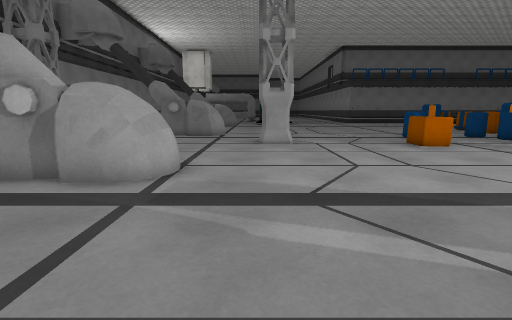
[1] (above)

17 first-person views from a walk through a 3-D level made in the Unity game engine. The camera is 1.2 m above the floor, tilts 10° down and sees 85° across. The floor is counted in squares, 1 m on a side. Each view is taken from the middle of a square. On the plan, view 1 faces up. The plan holds only what a view shows up to about 13 squares ahead; the rest is blank. The place goes on beyond the plan. Some animated figures are left out. Door leaves are left out, so doorways stand open. Surface patterns are stand-ins for the level's own textures.

[2]
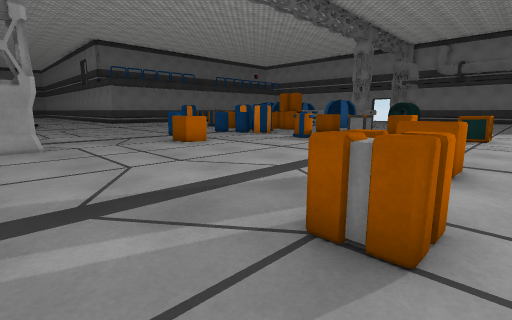

[3]
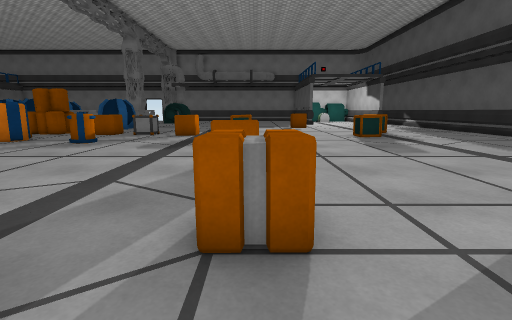

[4]
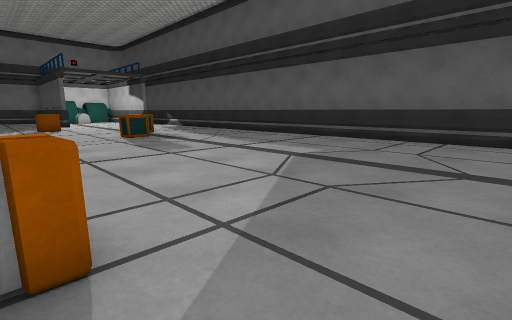

[5]
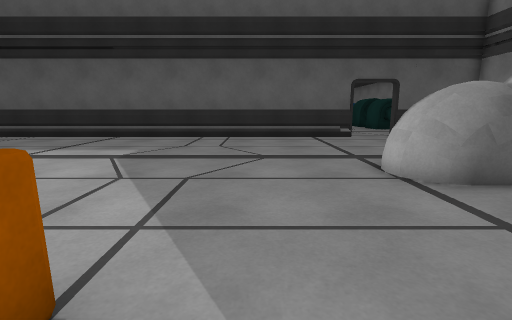

[6]
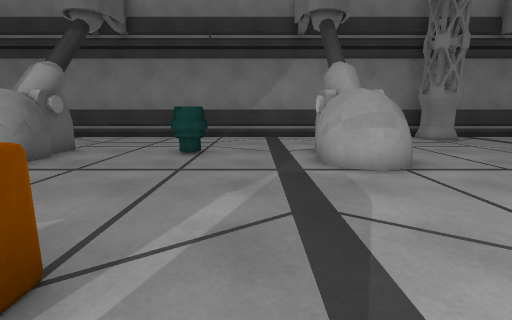

[7]
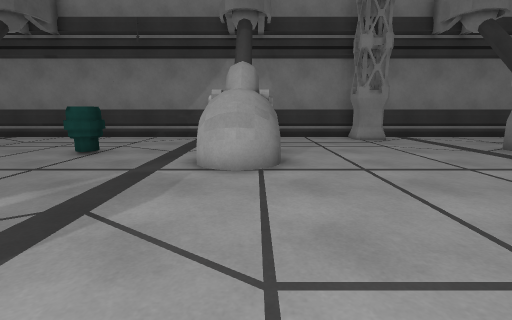

[8]
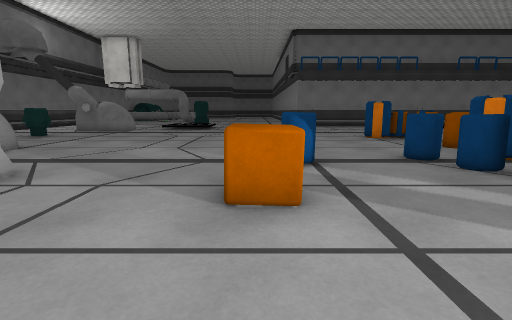

[9]
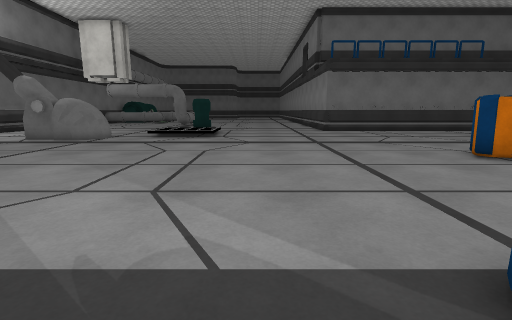

[10]
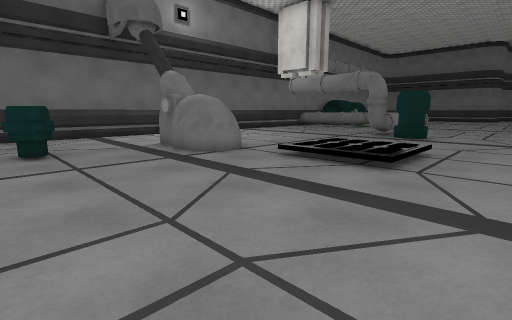

[11]
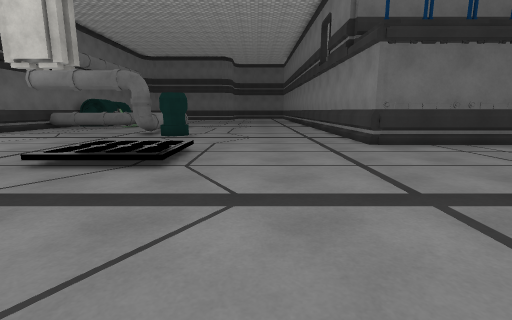

[12]
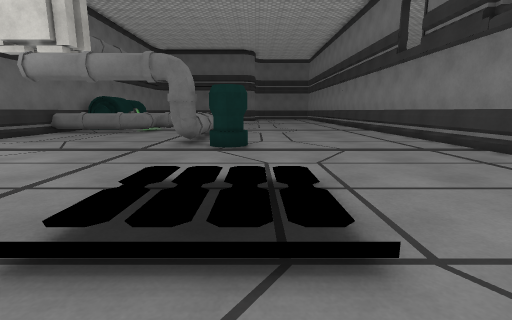

[13]
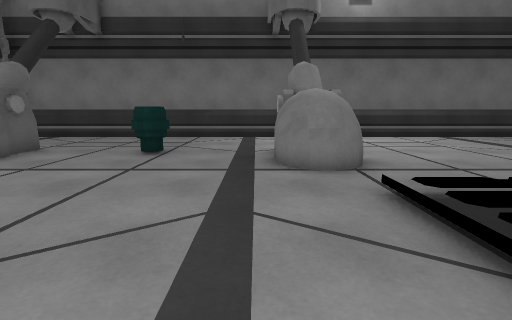

[14]
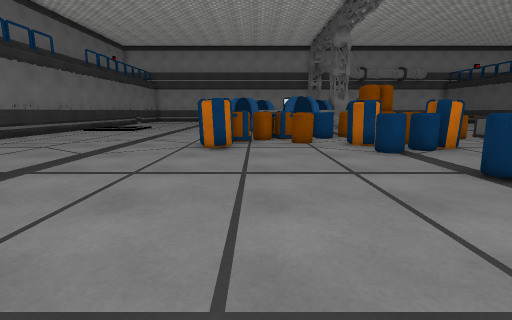

[15]
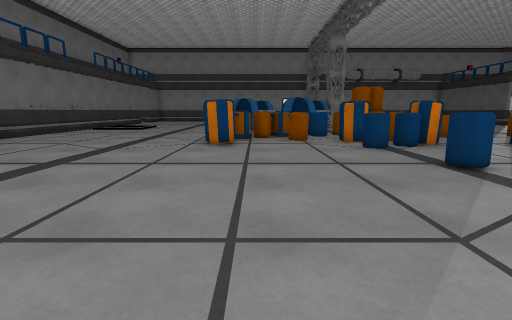

[16]
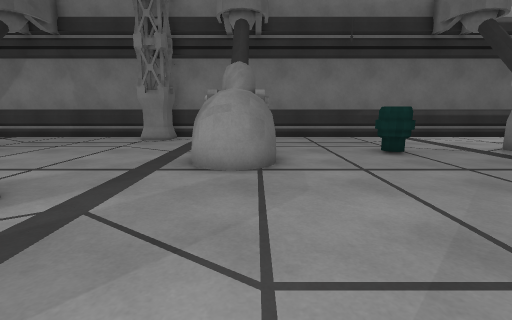

[17]
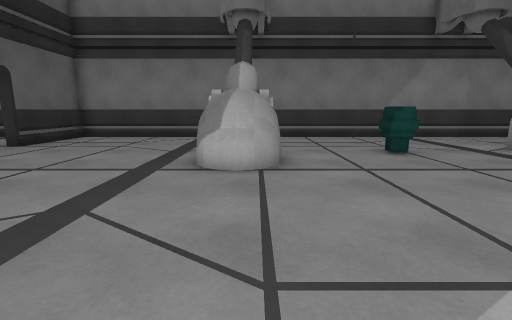

### Floor plan
Points are (right, up) in squares from view 1. A wall is a line through its corners. A room is listed if a view was taken in it or the views show most of it. See-through windows are left out.
Room 1 (views 1, 2, 3, 4, 5, 6, 7, 8, 9, 10, 11, 12, 13, 14, 15, 16, 17)
walls: (-2, 14) (-2.1, 13.8) (-2.7, 13.5); (-2.1, 14.8) (-2, 14.5); (-2.4, 15.2) (-2.2, 15); (-2.6, 15.2) (-2, 14.7) (-2.1, 14.2) (-2.6, 13.8); (-3.1, 15.5) (-2, 15.3) (-1.8, 14.5) (-2, 13.9); (-3.4, 15.5) (-2.8, 15.5) (-2.1, 15.1) (-2, 15); (-1.9, 6.2) (-1.7, 5.4) (-2.4, 4.6) (-3.4, 4.6); (-2.4, 6.4) (-2, 5.9); (-1.8, 5.7) (-2, 4.9) (-2.7, 4.6); (-2.7, 6.6) (-2.1, 6.3) (-1.9, 6); (-2, 5.8) (-2.2, 5.1) (-2.4, 4.9) (-3, 4.8) (-4.7, 4.8); (-2.6, 6.3) (-2.1, 5.8) (-2, 5.7); (-2.2, 5.2) (-2.6, 4.9); (-1.8, 4.8) (-3.2, 4.6); (-4.8, 15.2) (-3.5, 15.2); (-7.6, 10.3) (-8.6, 10.3); (-2.3, 22.6) (-3.1, 22.5); (-3, 22.7) (-4.7, 22.7); (-1.5, 23.7) (-1.7, 22.9); (-2, 23.5) (-2.1, 23.2); (-1.9, 24) (-1.8, 23.3) (-2.2, 22.7) (-2.7, 22.5) (-3.4, 22.5); (-2.2, 24.2) (-1.7, 23.7) (-1.9, 23.2); (-2.6, 24.2) (-2.1, 23.7) (-1.9, 23.3) (-2.7, 22.7) (-3, 22.6); (-2.2, -2.7) (-1.8, -3.2); (-3.1, -2.4) (-2, -2.5); (-3, -2.5) (-2.6, -2.6) (-2.2, -3) (-2, -3.6); (-1.9, -3) (-1.8, -3.4) (-2, -4); (-3.4, -2.4) (-2.8, -2.4) (-2, -2.8); (-2, -3.5) (-2.1, -3.7) (-2.5, -4.1); (-1.9, -3.8) (-2.2, -4.1) (-2.7, -4.4); (9.5, 28) (9.2, 28) (9.2, 35.2); (-4.8, -2.7) (-3, -2.7); (-3.5, -11.1) (12.9, -11.1); (-9.1, 35.2) (-9.1, -11.1) (-5.4, -11.1)
low walls: (-1.7, 14.1) (-1.9, 13.8) (-2.4, 13.4); (-1.7, 15.1) (-1.6, 14.3); (-2, 15.3) (-1.5, 14.7) (-1.7, 13.9); (-2.4, 15.5) (-1.9, 15.2); (-1.7, 6.2) (-1.6, 5.6) (-1.8, 4.8); (-2.4, 6.7) (-1.9, 6.3) (-1.7, 6.1); (-1.6, 5.4) (-2, 4.7); (-1.7, 5) (-2.4, 4.6); (-1.7, 22.9) (-2.2, 22.6); (-1.7, 23.1) (-2, 22.6); (-1.7, 24.1) (-1.6, 23.4); (-2.4, 24.5) (-1.9, 24.2) (-1.5, 23.7); (-2, -2.5) (-1.7, -3); (-2.5, -2.4) (-1.7, -2.8) (-1.6, -3.6); (-1.6, -3.4) (-1.7, -4); (-1.7, -3.8) (-1.9, -4.1) (-2.3, -4.4)
ways out: open door at (-4.5, -11); open door at (9, 35)
objects: other object (-8, 11); other object (-4, 1); other object (-4, 19); pipe (-1, 31) to (0, 32); pipe (-1, 33) to (0, 33); pipe (-1, 34) to (0, 34); other object (1, 10) to (1, 11); other object (1, 31) to (1, 32); crate (2, 1) to (3, 1); crate (6, 1) to (7, 2); crate (6, 10); barrel (7, 12) to (7, 13); barrel (10, 7) to (11, 8); barrel (10, 13); other object (10, 28); barrel (11, 11) to (11, 12); barrel (11, 18) to (12, 19); other object (11, 28); barrel (12, 11); barrel (12, 12); barrel (12, 13); other object (12, 28); crate (13, -4) to (14, -4); barrel (13, 15); barrel (13, 17) to (13, 18); barrel (13, 19); other object (13, 28); crate (14, 1) to (14, 2); crate (14, 4) to (14, 5); crate (14, 6) to (15, 7); crate (14, 8) to (15, 9); other object (14, 11); barrel (14, 14) to (15, 14); barrel (14, 15); barrel (14, 16) to (14, 17); other object (14, 28); barrel (15, 13); other object (15, 15); other object (15, 16); other object (15, 17); other object (15, 28)

Where each view was taken, in squares from view 1:
view 1: 0 up, 0 right, facing up
view 2: 0 up, 0 right, facing up-right
view 3: 1 up, 0 right, facing right
view 4: 1 up, 0 right, facing down-right
view 5: 2 up, 1 right, facing down
view 6: 3 up, 4 right, facing left
view 7: 6 up, 4 right, facing left
view 8: 6 up, 6 right, facing up
view 9: 11 up, 5 right, facing up
view 10: 18 up, 5 right, facing up-left
view 11: 18 up, 5 right, facing up
view 12: 22 up, 2 right, facing up
view 13: 22 up, 4 right, facing left
view 14: 17 up, 2 right, facing right
view 15: 17 up, 1 right, facing right
view 16: 15 up, 4 right, facing left
view 17: 3 down, 4 right, facing left
